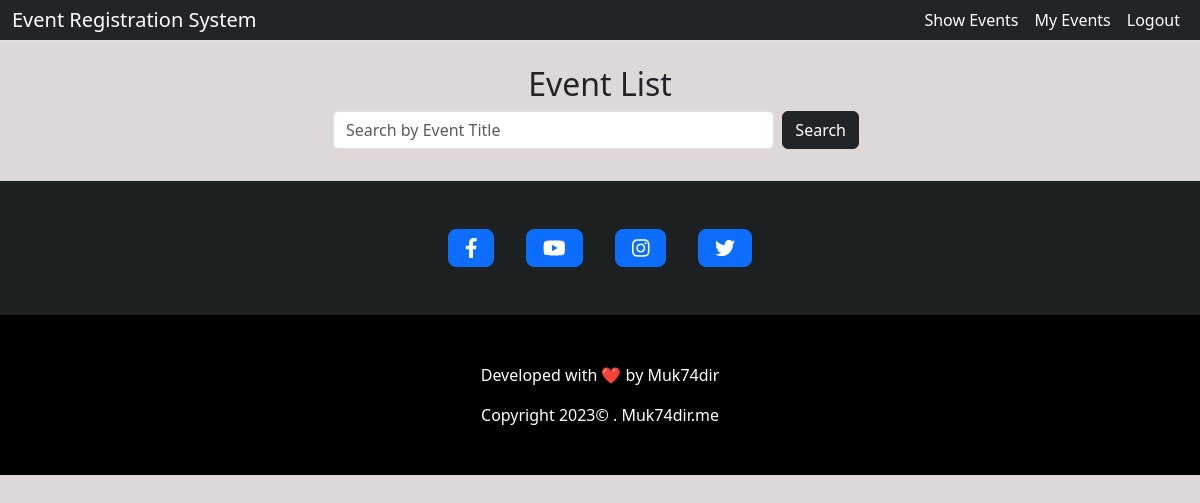
Page /events/ (signed in) on the earlier database version.
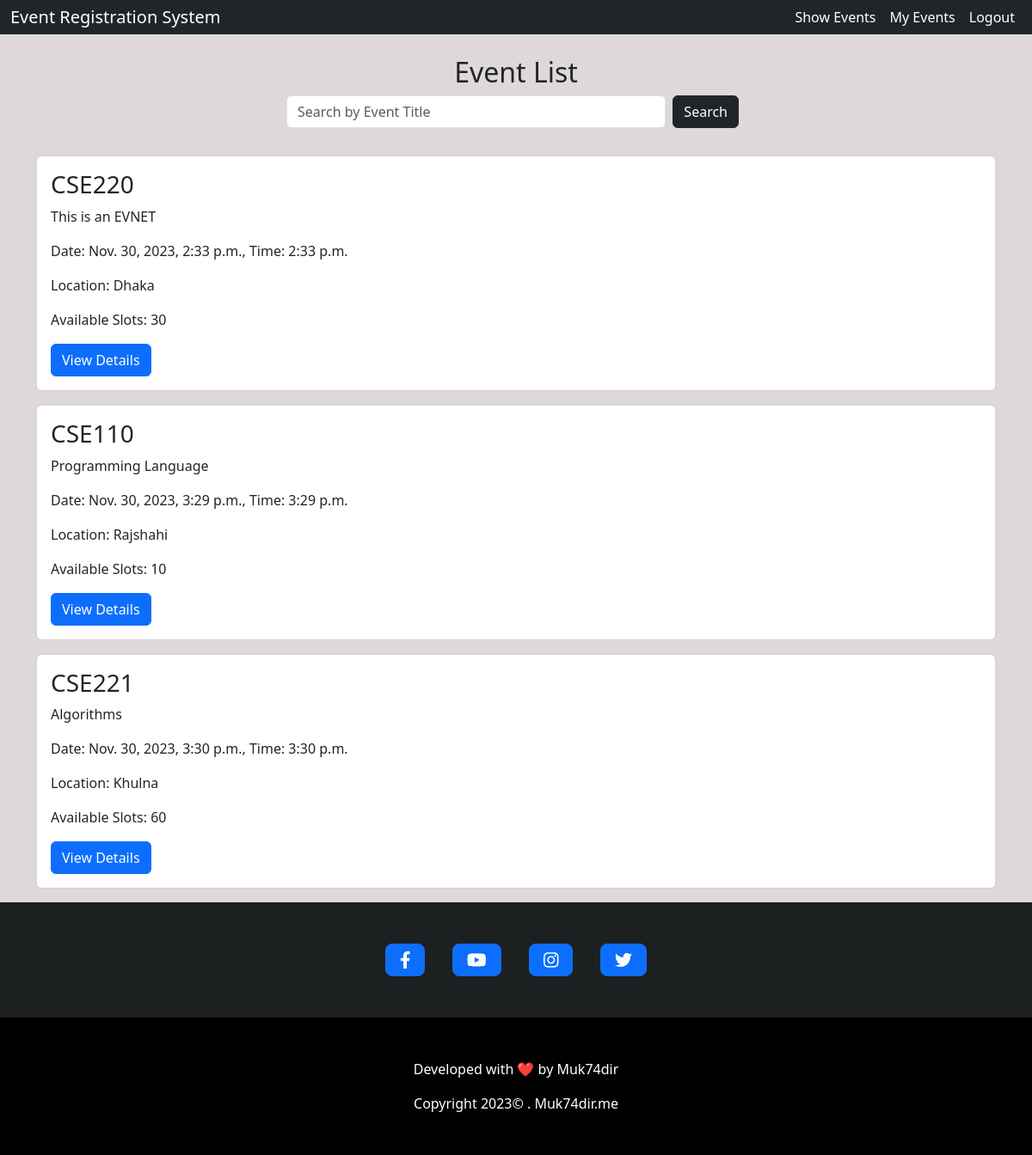
Same page on the later database version.
### ERSApp/models.py (models this page shows, shortened)
class Event(models.Model):
    title = models.CharField(max_length=100)
    description = models.TextField()
    date = models.DateTimeField()
    time = models.TimeField()
    location = models.CharField(max_length=100)
    slots_available = models.PositiveIntegerField()

### ERSApp/views.py (the view, shortened to what this page needs)
# urls.py: path('events/', EventListView.as_view(), name='event_list'),
class EventListView(BaseLoginRequiredMixin, View):
    def get(self, request):
        events = Event.objects.all()
        user_registered_events = Registration.objects.filter(user=request.user)
        context = {
            'events': events,
            'user_registered_events': user_registered_events,
        }
        return render(request, 'event_list.html', context)

### templates/event_list.html (shortened to what this page needs)
{% extends 'base.html' %}
{% block content %}
    <div class="container mt-4">
        <div class="container my-3">
            <h2 class="text-center">Event List</h2>
            <div class="row justify-content-around">
                <form class="d-flex col-md-6" method="post">
                    <input class="form-control" type="Search" placeholder="Search by Event Title" aria-label="Search" name="search">
                    <button class="btn btn-dark mx-2" type="submit">Search</button>
                </form>
            </div>
        </div>
        {% for event in events %}
            <div class="card mb-3">
                <div class="card-body">
                    <h3 class="card-title">{{ event.title }}</h3>
                    <p class="card-text">{{ event.description }}</p>
                    <p>Date: {{ event.date }}, Time: {{ event.time }}</p>
                    <p>Location: {{ event.location }}</p>
                    <p>Available Slots: {{ event.slots_available }}</p>
                    <a href="{% url 'event_detail' event.id %}" class="btn btn-primary">View Details</a>
                </div>
            </div>
        {% endfor %}
    </div>
{% endblock %}

### templates/base.html (shortened to what this page needs)
{% load static %}
<html>
  <head>
    <link rel="stylesheet" href="https://cdnjs.cloudflare.com/ajax/libs/font-awesome/5.15.4/css/all.min.css">
    <link href="https://cdn.jsdelivr.net/npm/bootstrap@5.3.1/dist/css/bootstrap.min.css" rel="stylesheet">
    {% block styles %}
    <link rel="stylesheet" href="{% static "css/style.css" %} ">
    {% endblock styles %}
  </head>
  <body>
    {% block navbar %}
    <nav class="navbar navbar-expand-lg bg-dark border-bottom border-body" style="margin: 0; padding: 0;">
      <div class="container-fluid">
          <div class="collapse navbar-collapse justify-content-between">
              <div class="navbar-nav ml-auto">
                <a class="navbar-brand text-white" href="{% url "home" %}">Event Registration System</a>
              </div>
              <div class="navbar-nav ml-auto">
                  {% if user.is_authenticated %}
                  <a class="nav-link text-white" href=" {% url "event_list" %} ">Show Events</a>
                  <a class="nav-link text-white" href=" {% url "dashboard" %} ">My Events</a>
                  <a class="nav-link text-white" href=" {% url "logout" %} ">Logout</a>
                  {% else %}
                  <a class="nav-link text-white" href=" {% url "signup" %} ">Signup</a>
                  <a class="nav-link text-white" href=" {% url "login" %} ">Login</a>
                  {% endif %}
              </div>
          </div>
      </div>
    </nav>
    {% endblock navbar %}
    {% block content %}{% endblock content %}
    {% block footer %}
    <footer>
          <div class="container d-flex justify-content-center py-5">
              <button type="button" class="btn btn-primary btn-lg btn-floating mx-3"><i class="fab fa-facebook-f"></i>
              </button>
              <button type="button" class="btn btn-primary btn-lg btn-floating mx-3"><i class="fab fa-youtube"></i></button>
              <button type="button" class="btn btn-primary btn-lg btn-floating mx-3"><i class="fab fa-instagram"></i></button>
              <button type="button" class="btn btn-primary btn-lg btn-floating mx-3"><i class="fab fa-twitter"></i></button>
          </div>
        <div class="text-center text-white py-5" style="background-color: #000000">
            <p>Developed with ❤️ by Muk74dir </p>Copyright 2023© .
            <a class="text-white" href="https://muk74dir.me/" style="text-decoration: none;">Muk74dir.me</a>
        </div>
    </footer>
    {% endblock footer %}
  </body>
</html>

### static/css/style.css (style rules this page uses)
body { margin-bottom: 0% !important; background-color: rgb(222, 216, 216) !important; }
footer { background-color:rgb(29, 32, 32) ; }
.form-control { border-radius: 5px; }

Differences in the rows shown:
added Event: title "CSE220", description "This is an EVNET", date "Nov. 30, 2023, 2:33 p.m.", time "2:33 p.m.", location "Dhaka", slots_available "30"
added Event: title "CSE110", description "Programming Language", date "Nov. 30, 2023, 3:29 p.m.", time "3:29 p.m.", location "Rajshahi", slots_available "10"
added Event: title "CSE221", description "Algorithms", date "Nov. 30, 2023, 3:30 p.m.", time "3:30 p.m.", location "Khulna", slots_available "60"
